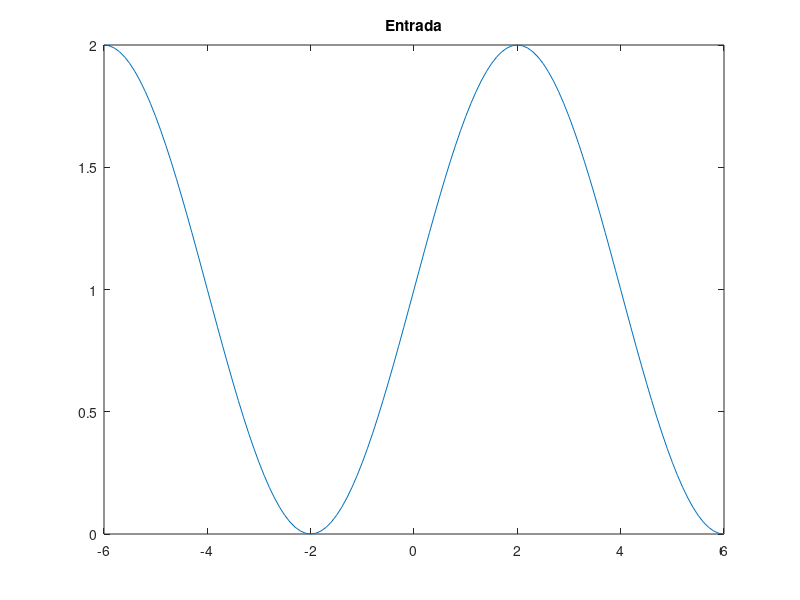

This figure's MATLAB source: (Note: this script raises an error after producing the figure.)
%%Ejercicio para la clase de Inteligencia Artificial
%%Gibran Zazueta Cruz
%%%BACKPROPAGATION. SEGUIMIENTO DE FUNCION SENO
format long
clear
clc
close all


%Intervalo den entrada
p = -6:0.1:6;
%%Vector de entrada y target
for i=1:length(p)
    t(i) = 1+sin((pi/4) * p(i));
end

%Graficar entrada
figure
plot(p,t); title('Entrada');

%Pesos 1ra capa, 3 neuronas, 1 entrada
w1 =[-0.27; -0.41; 0.1];
b1 = [-.48 ;-0.13; 0.1];

%Peso segunda capa, 1 neurona de 3 entradas
w2 = [0.09 -0.17 0.1];
b2 = 0.48;

%%%Funciones y derivadas
syms ft1(x) ft2(y);
ft1(x) = sigmoid(x); 
ft1p = diff(ft1,x);
% der2 = derivada(w1*p(4)+b1)
ft2(x) = x;
ft2p = diff(ft2,x);


alfa=0.01;
e= 1;
epocas=5000;
ecm=zeros(1,epocas);


for k=1:epocas
    for i=1:size(p,2) 
        a1=sigmoid(w1 * p(i) + b1);   %%%FUNCION 1RA CAPA 
        a2=purelin(w2 * a1 + b2);       %%%FUNCION 2DA CAPA
        %%error
        e = t(i)-a2;
        
       %%%Derivada General
     %%sensibilidad en la salida
%         jac2 = diag(double(ft2p(w2*a1 +b2)));
%         s2= -2*jac2*(e);
%     %%sensibilidad en capa
%         jac1 = diag(double(ft1p(w1*p(i)+b1)));
%         s1 = jac1 * w2'*s2;

        %%%Derivada rapida
        jac1= diag([(1-a1(1))*(a1(1)), (1-a1(2))*(a1(2)), (1-a1(3))*(a1(3))]);
        %jac1 = diag(double(ft1p(w1*p(i)+b1)));
        s2= -2*(1)*(e);
        s1 = jac1 * w2'*s2;
        
        %%nuevos pesos
        w2o=w2; w1o=w1; b2o=b2; b1o=b1;
        w2 = w2o - alfa*s2*a1';
        b2 = b2o - alfa*s2;
        w1 = w1o - alfa*s1*p(i)';
        b1 = b1o - alfa*s1;
        a(i)=a2;
    end
    %ecm
    for i=1:size(p,2) 
        ecm(k)= ecm(k) + (t(i)-a(i))^2;
    end
    ecm(k) = ecm(k)/size(p,2) ;
    ep(k) = k;
end
figure
plot(ep,ecm); title('Error RMS');


w1
w2
% 
% %%Prueba

for i=1:size(p,2)
    test=p(i);
    a_out(i,:)=sigmoid(w1*test' +b1)';
    output(:,i)=purelin(w2*a_out(i,:)' +b2)';
end

figure
plot(p,output);title('Validacion');


